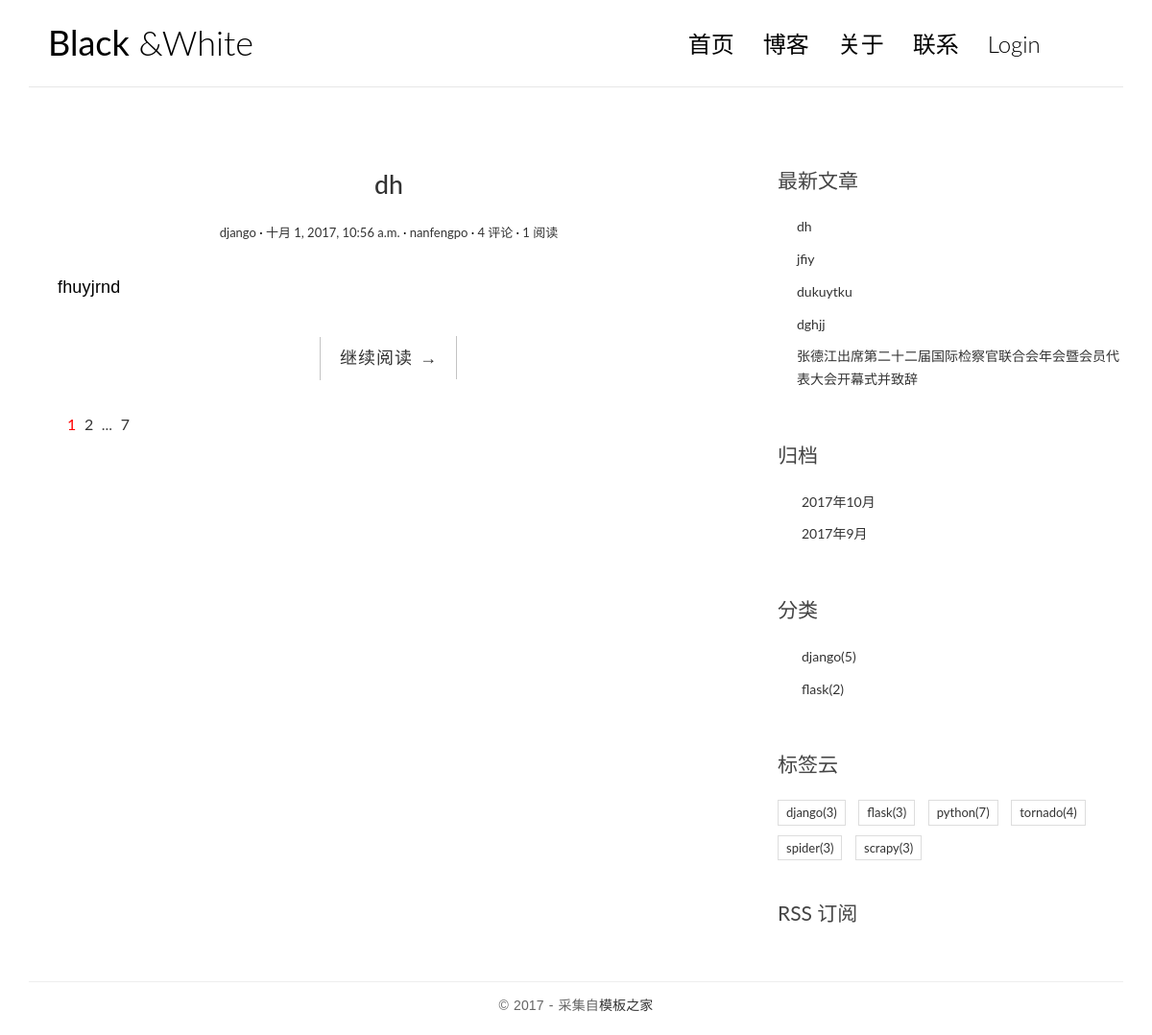
The page / on the database its author committed.
### blog/models.py (models this page shows, shortened)
class Post(models.Model):
    title = models.CharField(max_length=64)
    body = models.TextField()
    created_time = models.DateTimeField(auto_now_add=True)
    modified_time = models.DateTimeField(auto_now_add=True)
    excerpt = models.CharField(max_length=256,blank=True)
    category = models.ForeignKey(Category)
    tags = models.ManyToManyField(Tag,blank=True)
    author = models.ForeignKey(User)
    views = models.PositiveIntegerField(default=0)
    class Meta:
        ordering = ['-created_time','-modified_time']
    def get_absolute_url(self):
        return reverse('blog:detail',kwargs={'pk':self.pk}) #

class Category(models.Model):
    name = models.CharField(max_length=64)

class Tag(models.Model):
    name = models.CharField(max_length=64)

### blog/views.py (the view, shortened to what this page needs)
# urls.py: url(r'^$',views.IndexView.as_view(),name='index'),
class IndexView(ListView):
    model = Post
    template_name = 'blog/index.html'
    context_object_name = 'post_list' # 这个name不能瞎取，必须和模板中的变量一直
    paginate_by = 1
    def pagination_data(self,paginator,page,is_paginated):
        if not is_paginated:
            return {}
        first = False
        left_has_more = False
        left = []
        page_number = page.number
        right = []
        right_has_more = False
        last = False
        total_pages = paginator.num_pages
        page_range = paginator.page_range
        if page_number == 1:
            right = page_range[page_number:page_number+1]
            if right[-1]<total_pages-1:
                right_has_more = True
            if right[-1]<total_pages:
                last = True
        elif page_number == total_pages: # 如果当前是最后一页
            left = page_range[(page_number-2) if (page_number-2)>0 else 0:page_number-1]
            if left[0]>2:
                left_has_more = True
            if left[0]>1:
                first = True
        data = {
            'left':left,
            'right':right,
            'left_has_more':left_has_more,
            'right_has_more':right_has_more,
            'first':first,
            'last':last,
        }
        return data
    def get_context_data(self, **kwargs):
        context = super().get_context_data(**kwargs)
        paginator = context.get('paginator')
        page = context.get('page_obj')
        is_paginated = context.get('is_paginated')
        pagination_data = self.pagination_data(paginator,page,is_paginated)
        context.update(pagination_data)
        return context

### blog/templatetags/blog_tags.py (called while the page is built)
@register.simple_tag
def get_recent_posts(num=5):
    return Post.objects.all().order_by('-created_time')[:num]

@register.simple_tag
def archives():
    return Post.objects.dates('created_time','month',order='DESC')

@register.simple_tag
def get_categories():
    return Category.objects.annotate(
        num_post=Count('post')
    ).filter(num_post__gt=0)

@register.simple_tag
def get_tags():
    return Tag.objects.annotate(num_posts=Count('post')).filter(num_posts__gt=0)

### templates/blog/index.html (shortened to what this page needs)
{% extends 'blog/base.html' %}
{% block main %}
{% for post in post_list %}
<article class="post post-{{ post.pk }}">
    <header class="entry-header">
        <h1 class="entry-title">
            <a href="{{ post.get_absolute_url }}">{{ post.title }}</a>
        </h1>
        <div class="entry-meta">
            <span class="post-category"><a href="#">{{ post.category.name }}</a></span>
            <span class="post-date"><a href="#"><time class="entry-date" datetime="{{ post.created_time }}">{{ post.created_time }}</time></a></span>
            <span class="post-author"><a href="#">{{ post.author }}</a></span>
            <span class="comments-link"><a href="#">4 评论</a></span>
            <span class="views-count"><a href="#">{{post.views}} 阅读</a></span>
        </div>
    </header>
    <div class="entry-content clearfix">
        <p>{{ post.excerpt }}</p>
        <div class="read-more cl-effect-14">
            <a href="{{ post.get_absolute_url }}" class="more-link">继续阅读 <span class="meta-nav">→</span></a>
        </div>
    </div>
</article>
{% empty %}
<div class="no-post">暂时还没有发布的文章！</div>
{% endfor %}
{% if is_paginated %}
<div class="pagination">
    <ul>
        <li class="current"><a href="?page={{page_obj.number}}">{{page_obj.number}}</a></li>
        {% if right %}
            {% for i in right %}
                <li><a href="?page={{i}}">{{i}}</a></li>
            {% endfor %}
            {% if right_has_more %}
                <li><span>...</span></li>
            {% endif %}
        {% endif %}
        {% if last %}
            <li><a href="?page={{paginator.num_pages}}">{{paginator.num_pages}}</a></li>
        {% endif %}
    </ul>
</div>
{% endif %}
{% endblock main %}

### templates/blog/base.html (shortened to what this page needs)
{% load staticfiles %}
{% load blog_tags %}
<html>
<head>
    <link rel="stylesheet" href="{% static 'blog/css/bootstrap.min.css' %}">
    <link rel="stylesheet" href="{% static 'blog/css/custom.css' %}">
    <link rel="stylesheet" href="{% static 'blog/css/pace.css' %}">
    <link rel="stylesheet" href="{% static 'blog/css/highlights/github.css' %}">
    <link rel="stylesheet" href="http://code.ionicframework.com/ionicons/2.0.1/css/ionicons.min.css">
</head>
<body>
<div class="container">
    <header id="site-header">
        <div class="row">
            <div class="col-md-4 col-sm-5 col-xs-8">
                <div class="logo">
                    <h1><a href="{% url 'blog:index' %}"><b>Black</b> &amp;White</a></h1>
                </div>
            </div>
            <div class="col-md-8 col-sm-7 col-xs-4">
                <nav class="main-nav" role="navigation">
                    <div class="collapse navbar-collapse" id="bsexample-navbar-collapse-1">
                        <ul class="nav navbar-nav navbar-right">
                            <li class="cl-effect-11"><a href="{% url 'blog:index' %}" data-hover="首页">首页</a></li>
                            <li class="cl-effect-11"><a href="fullwidth.html" data-hover="博客">博客</a></li>
                            <li class="cl-effect-11"><a href="about.html" data-hover="关于">关于</a></li>
                            <li class="cl-effect-11"><a href="contact.html" data-hover="联系">联系</a></li>
                            {% if user.is_authenticated %}
                                <li class="cl-effect-11"><a href="{% url 'password_change' %}">修改密码</a></li>
                                <li class="cl-effect-11"><a href="{% url 'logout' %}">Logout</a></li>
                            {% else %}
                                <li class="cl-effect-11"><a href="{% url 'login' %}">Login</a></li>
                            {% endif %}
                        </ul>
                    </div>
                </nav>
            </div>
        </div>
    </header>
</div>
<div class="content-body">
    <div class="container">
        <div class="row">
            <main class="col-md-8">
                {% block main %}
                {% endblock %}
            </main>
            <aside class="col-md-4">
                <div class="widget widget-recent-posts">
                    <h3 class="widget-title">最新文章</h3>
                    {% get_recent_posts as recent_post_list %}
                    <ul>
                        {% for post in recent_post_list %}
                        <li>
                            <a href="{{ post.get_absolute_url }}">{{post.title}}</a>
                        </li>
                        {% empty %}
                        没有文章
                        {% endfor %}
                    </ul>
                </div>
                <div class="widget widget-archives">
                    <h3 class="widget-title">归档</h3>
                    {% archives as date_list %}
                    <ul>
                        {% for date in date_list %}
                        <li>
                            <a href="{% url 'blog:archives' date.year date.month %}">{{date.year}}年{{date.month}}月</a>
                        </li>
                        {% empty %}
                        没有归档
                        {% endfor %}
                    </ul>
                </div>
                <div class="widget widget-category">
                    <h3 class="widget-title">分类</h3>
                    {% get_categories as category_list %}
                    <ul>
                        {% for category in category_list %}
                        <li>
                            <a href="{% url 'blog:category' category.pk %}">{{category.name}}<span class="post-count">({{category.num_post}})</span> </a>
                        </li>
                        {% empty %}
                        没有分类
                        {% endfor %}
                    </ul>
                </div>
                <div class="widget widget-tag-cloud">
                    <h3 class="widget-title">标签云</h3>
                    {% get_tags as tag_list %}
                    <ul>
                        {% for tag in tag_list %}
                        <li>
                            <a href="{% url 'blog:tag' tag.pk %}">{{tag.name}}<span class="post-count">({{tag.num_posts}})</span></a>
                        </li>
                        {% empty %}
                        没有标签
                        {% endfor %}
                    </ul>
                </div>
                <div class="rss">
                    <a href="{% url 'rss' %}"> RSS 订阅</a>
                </div>
            </aside>
        </div>
    </div>
</div>
<footer id="site-footer">
    <div class="container">
        <div class="row">
            <div class="col-md-12">
                <p class="copyright">&copy 2017 - 采集自<a href="http://www.cssmoban.com/" target="_blank" title="模板之家">模板之家</a></p>
            </div>
        </div>
    </div>
</footer>
</body>
</html>

### blog/static/blog/css/custom.css (style rules this page uses)
* { outline: none; }
h1, h2, h3, h4, h5, h6 { margin-top: 0; }
b { font-weight: 400; }
a { color: #333; }
body { color: #444; font-family: 'Lato', sans-serif; }
p { font-family: 'Ubuntu', sans-serif; font-weight: 400; word-spacing: 1px; letter-spacing: 0.01em; }
#site-header { background-color: #FFF; padding: 25px 20px; margin-bottom: 40px; border-bottom: 1px solid #e7e7e7; }
.logo h1 a { color: #000; }
.logo h1 { margin: 0; font-family: 'Lato', sans-serif; font-weight: 300; }
.main-nav { margin-top: 11px; max-width: 95%; }
.main-nav a { color: #000000 !important; padding: 0 0 5px 0 !important; margin-right: 30px; font-family: 'Lato', sans-serif; font-weight: 300; font-size: 24px; }
.cl-effect-11 a { padding: 10px 0; color: #0972b4; text-shadow: none; }
.cl-effect-11 a::before { position: absolute; top: 0; left: 0; overflow: hidden; padding: 0 0 5px 0 !important; max-width: 0; border-bottom: 1px solid #000; color: #000; content: attr(data-hover); white-space: nowrap; -webkit-transition: max-width 0.5s; -moz-transition: max-width 0.5s; transition: max-width 0.5s; }
.content-body { padding-bottom: 4em; }
.post { background: #fff; padding: 30px 30px 0; }
.entry-title { text-align: center; font-size: 1.9em; margin-bottom: 20px; line-height: 1.6; padding: 10px 20px 0; }
.entry-meta { text-align: center; color: #DDDDDD; font-size: 13px; margin-bottom: 30px; }
.entry-content { font-size: 18px; line-height: 1.9; font-weight: 300; color: #000; }
.post-category::after, .post-date::after, .post-author::after, .comments-link::after { content: ' ·'; color: #000; }
.read-more { font-family: 'Ubuntu', sans-serif; font-weight: 400; word-spacing: 1px; letter-spacing: 0.01em; text-align: center; margin-top: 20px; }
.cl-effect-14 a { padding: 0 20px; height: 45px; line-height: 45px; position: relative; display: inline-block; margin: 15px 25px; letter-spacing: 1px; font-weight: 400; text-shadow: 0 0 1px rgba(255, 255, 255, 0.3); }
.cl-effect-14 a::before, .cl-effect-14 a::after { position: absolute; width: 45px; height: 1px; background: #C3C3C3; content: ''; -webkit-transition: all 0.3s; -moz-transition: all 0.3s; transition: all 0.3s; pointer-events: none; }
.cl-effect-14 a::before { top: 0; left: 0; -webkit-transform: rotate(90deg); -moz-transform: rotate(90deg); transform: rotate(90deg); -webkit-transform-origin: 0 0; -moz-transform-origin: 0 0; transform-origin: 0 0; }
.cl-effect-14 a::after { right: 0; bottom: 0; -webkit-transform: rotate(90deg); -moz-transform: rotate(90deg); transform: rotate(90deg); -webkit-transform-origin: 100% 0; -moz-transform-origin: 100% 0; transform-origin: 100% 0; }
.widget { background: #fff; padding: 30px 0 0; }
.widget-title { font-size: 1.5em; margin-bottom: 20px; line-height: 1.6; padding: 10px 0 0; font-weight: 400; }
.widget-recent-posts ul { padding: 0; margin: 0; padding-left: 20px; }
.widget-recent-posts ul li { list-style-type: none; position: relative; line-height: 170%; margin-bottom: 10px; }
.widget-recent-posts ul li::before { content: '\f3d3'; font-family: "Ionicons"; position: absolute; left: -17px; top: 3px; font-size: 16px; color: #000; }
.widget-archives ul { padding: 0; margin: 0; padding-left: 25px; }
.widget-archives ul li { list-style-type: none; position: relative; line-height: 170%; margin-bottom: 10px; }
.widget-archives ul li::before { content: '\f3f3'; font-family: "Ionicons"; position: absolute; left: -25px; top: 1px; font-size: 16px; color: #000; }
.widget-category ul { padding: 0; margin: 0; padding-left: 25px; }
.widget-category ul li { list-style-type: none; position: relative; line-height: 170%; margin-bottom: 10px; }
.widget-category ul li::before { content: '\f3fe'; font-family: "Ionicons"; position: absolute; left: -25px; top: 1px; font-size: 18px; color: #000; }
.widget-tag-cloud ul { padding: 0; margin: 0; margin-right: -10px; }
.widget-tag-cloud ul li { list-style-type: none; font-size: 13px; display: inline-block; margin-right: 10px; margin-bottom: 10px; padding: 3px 8px; border: 1px solid #ddd; }
.rss { font-size: 21px; margin-top: 30px; }
.rss a { color: #444; }
#site-footer { padding-top: 10px; padding: 0 0 1.5em 0; }
.copyright { text-align: center; padding-top: 1em; margin: 0; border-top: 1px solid #eee; color: #666; }
.pagination ul { list-style: none; }
.pagination ul li { display: inline-block; font-size: 16px; margin-right: 5px; }
.current a { color: red; }

### rows shown on the page
Post: title "dh", category.name "django", created_time "十月 1, 2017, 10:56 a.m.", author "nanfengpo", views "1", excerpt "fhuyjrnd"
Post: title "jfiy"
Post: title "dukuytku"
Post: title "dghjj"
Post: title "张德江出席第二十二届国际检察官联合会年会暨会员代表大会开幕式并致辞"
Category: name "django", num_post "5"
Category: name "flask", num_post "2"
Tag: name "django", num_posts "3"
Tag: name "flask", num_posts "3"
Tag: name "python", num_posts "7"
Tag: name "tornado", num_posts "4"
Tag: name "spider", num_posts "3"
Tag: name "scrapy", num_posts "3"

### other values the page prints
{{ page_obj.number }} "1"
{{ i }} "2"
{{ paginator.num_pages }} "7"
{{ date.year }} "2017" "2017"
{{ date.month }} "10" "9"
